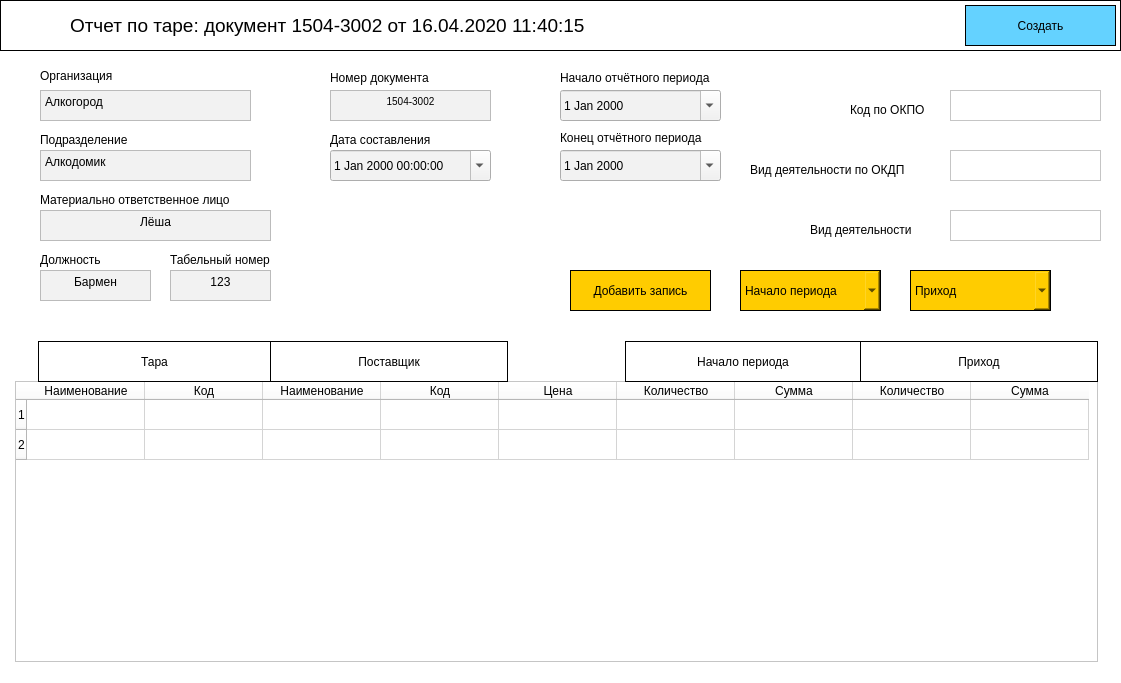
<?xml version="1.0" encoding="UTF-8"?>
<ui version="4.0">
 <class>MainWindow</class>
 <widget class="QMainWindow" name="MainWindow">
  <property name="geometry">
   <rect>
    <x>0</x>
    <y>0</y>
    <width>1121</width>
    <height>683</height>
   </rect>
  </property>
  <property name="sizePolicy">
   <sizepolicy hsizetype="Fixed" vsizetype="Fixed">
    <horstretch>0</horstretch>
    <verstretch>0</verstretch>
   </sizepolicy>
  </property>
  <property name="font">
   <font>
    <family>Arial</family>
    <pointsize>9</pointsize>
   </font>
  </property>
  <property name="windowTitle">
   <string>MainWindow</string>
  </property>
  <property name="styleSheet">
   <string notr="true">background: rgb(255, 255, 255)</string>
  </property>
  <widget class="QWidget" name="centralwidget">
   <widget class="QFrame" name="frame">
    <property name="geometry">
     <rect>
      <x>0</x>
      <y>0</y>
      <width>1121</width>
      <height>51</height>
     </rect>
    </property>
    <property name="font">
     <font>
      <family>Arial</family>
     </font>
    </property>
    <property name="styleSheet">
     <string notr="true">background-color: rgb(255, 255, 255);
border: 1px solid black;</string>
    </property>
    <property name="frameShape">
     <enum>QFrame::StyledPanel</enum>
    </property>
    <property name="frameShadow">
     <enum>QFrame::Raised</enum>
    </property>
    <widget class="QPushButton" name="CreateButton">
     <property name="geometry">
      <rect>
       <x>965</x>
       <y>5</y>
       <width>151</width>
       <height>41</height>
      </rect>
     </property>
     <property name="font">
      <font>
       <family>Arial</family>
       <pointsize>9</pointsize>
      </font>
     </property>
     <property name="autoFillBackground">
      <bool>false</bool>
     </property>
     <property name="styleSheet">
      <string notr="true">background-color: rgb(100, 210, 255);
border: 1px solid black;</string>
     </property>
     <property name="text">
      <string>Создать</string>
     </property>
    </widget>
    <widget class="QLabel" name="label">
     <property name="geometry">
      <rect>
       <x>70</x>
       <y>10</y>
       <width>751</width>
       <height>31</height>
      </rect>
     </property>
     <property name="font">
      <font>
       <family>Arial</family>
       <pointsize>14</pointsize>
      </font>
     </property>
     <property name="styleSheet">
      <string notr="true">border: none;</string>
     </property>
     <property name="text">
      <string>Отчет по таре: документ 1504-3002 от 16.04.2020 11:40:15</string>
     </property>
     <property name="textFormat">
      <enum>Qt::AutoText</enum>
     </property>
    </widget>
    <widget class="QFrame" name="icon_frame">
     <property name="geometry">
      <rect>
       <x>20</x>
       <y>10</y>
       <width>31</width>
       <height>31</height>
      </rect>
     </property>
     <property name="font">
      <font>
       <family>Arial</family>
      </font>
     </property>
     <property name="styleSheet">
      <string notr="true">background-image: url(:/images/hydro.png);
border: none;</string>
     </property>
     <property name="frameShape">
      <enum>QFrame::StyledPanel</enum>
     </property>
     <property name="frameShadow">
      <enum>QFrame::Raised</enum>
     </property>
    </widget>
   </widget>
   <widget class="QLabel" name="org_label">
    <property name="geometry">
     <rect>
      <x>40</x>
      <y>66</y>
      <width>211</width>
      <height>20</height>
     </rect>
    </property>
    <property name="font">
     <font>
      <family>Arial</family>
      <pointsize>9</pointsize>
     </font>
    </property>
    <property name="text">
     <string>Организация</string>
    </property>
   </widget>
   <widget class="QTextEdit" name="org_text">
    <property name="geometry">
     <rect>
      <x>40</x>
      <y>90</y>
      <width>211</width>
      <height>31</height>
     </rect>
    </property>
    <property name="font">
     <font>
      <family>Arial</family>
      <pointsize>9</pointsize>
     </font>
    </property>
    <property name="styleSheet">
     <string notr="true">background: rgb(242,242,242);</string>
    </property>
    <property name="html">
     <string>&lt;!DOCTYPE HTML PUBLIC &quot;-//W3C//DTD HTML 4.0//EN&quot; &quot;http://www.w3.org/TR/REC-html40/strict.dtd&quot;&gt;
&lt;html&gt;&lt;head&gt;&lt;meta name=&quot;qrichtext&quot; content=&quot;1&quot; /&gt;&lt;style type=&quot;text/css&quot;&gt;
p, li { white-space: pre-wrap; }
&lt;/style&gt;&lt;/head&gt;&lt;body style=&quot; font-family:'Arial'; font-size:9pt; font-weight:400; font-style:normal;&quot;&gt;
&lt;p style=&quot; margin-top:0px; margin-bottom:0px; margin-left:0px; margin-right:0px; -qt-block-indent:0; text-indent:0px;&quot;&gt;&lt;span style=&quot; font-family:'MS Shell Dlg 2';&quot;&gt;Алкогород&lt;/span&gt;&lt;/p&gt;&lt;/body&gt;&lt;/html&gt;</string>
    </property>
   </widget>
   <widget class="QTextEdit" name="podraz_text">
    <property name="geometry">
     <rect>
      <x>40</x>
      <y>150</y>
      <width>211</width>
      <height>31</height>
     </rect>
    </property>
    <property name="font">
     <font>
      <family>Arial</family>
      <pointsize>9</pointsize>
     </font>
    </property>
    <property name="styleSheet">
     <string notr="true">background: rgb(242,242,242);</string>
    </property>
    <property name="html">
     <string>&lt;!DOCTYPE HTML PUBLIC &quot;-//W3C//DTD HTML 4.0//EN&quot; &quot;http://www.w3.org/TR/REC-html40/strict.dtd&quot;&gt;
&lt;html&gt;&lt;head&gt;&lt;meta name=&quot;qrichtext&quot; content=&quot;1&quot; /&gt;&lt;style type=&quot;text/css&quot;&gt;
p, li { white-space: pre-wrap; }
&lt;/style&gt;&lt;/head&gt;&lt;body style=&quot; font-family:'Arial'; font-size:9pt; font-weight:400; font-style:normal;&quot;&gt;
&lt;p style=&quot; margin-top:0px; margin-bottom:0px; margin-left:0px; margin-right:0px; -qt-block-indent:0; text-indent:0px;&quot;&gt;&lt;span style=&quot; font-family:'MS Shell Dlg 2';&quot;&gt;Алкодомик&lt;/span&gt;&lt;/p&gt;&lt;/body&gt;&lt;/html&gt;</string>
    </property>
   </widget>
   <widget class="QLabel" name="podraz_label">
    <property name="geometry">
     <rect>
      <x>40</x>
      <y>130</y>
      <width>211</width>
      <height>20</height>
     </rect>
    </property>
    <property name="font">
     <font>
      <family>Arial</family>
      <pointsize>9</pointsize>
     </font>
    </property>
    <property name="text">
     <string>Подразделение</string>
    </property>
   </widget>
   <widget class="QLabel" name="data_create_label">
    <property name="geometry">
     <rect>
      <x>330</x>
      <y>130</y>
      <width>161</width>
      <height>20</height>
     </rect>
    </property>
    <property name="font">
     <font>
      <family>Arial</family>
      <pointsize>9</pointsize>
     </font>
    </property>
    <property name="text">
     <string>Дата составления</string>
    </property>
   </widget>
   <widget class="QTextEdit" name="textEdit">
    <property name="geometry">
     <rect>
      <x>330</x>
      <y>90</y>
      <width>161</width>
      <height>31</height>
     </rect>
    </property>
    <property name="font">
     <font>
      <family>Arial</family>
      <pointsize>9</pointsize>
     </font>
    </property>
    <property name="styleSheet">
     <string notr="true">background: rgb(242,242,242);</string>
    </property>
    <property name="html">
     <string>&lt;!DOCTYPE HTML PUBLIC &quot;-//W3C//DTD HTML 4.0//EN&quot; &quot;http://www.w3.org/TR/REC-html40/strict.dtd&quot;&gt;
&lt;html&gt;&lt;head&gt;&lt;meta name=&quot;qrichtext&quot; content=&quot;1&quot; /&gt;&lt;style type=&quot;text/css&quot;&gt;
p, li { white-space: pre-wrap; }
&lt;/style&gt;&lt;/head&gt;&lt;body style=&quot; font-family:'Arial'; font-size:9pt; font-weight:400; font-style:normal;&quot;&gt;
&lt;p align=&quot;center&quot; style=&quot; margin-top:0px; margin-bottom:0px; margin-left:0px; margin-right:0px; -qt-block-indent:0; text-indent:0px;&quot;&gt;&lt;span style=&quot; font-family:'MS Shell Dlg 2'; font-size:7.8pt;&quot;&gt;1504-3002&lt;/span&gt;&lt;/p&gt;&lt;/body&gt;&lt;/html&gt;</string>
    </property>
   </widget>
   <widget class="QLabel" name="label_2">
    <property name="geometry">
     <rect>
      <x>330</x>
      <y>70</y>
      <width>161</width>
      <height>16</height>
     </rect>
    </property>
    <property name="font">
     <font>
      <family>Arial</family>
      <pointsize>9</pointsize>
     </font>
    </property>
    <property name="text">
     <string>Номер документа</string>
    </property>
   </widget>
   <widget class="QDateTimeEdit" name="date_create">
    <property name="geometry">
     <rect>
      <x>330</x>
      <y>150</y>
      <width>161</width>
      <height>31</height>
     </rect>
    </property>
    <property name="font">
     <font>
      <family>Arial</family>
      <pointsize>9</pointsize>
     </font>
    </property>
    <property name="styleSheet">
     <string notr="true">background: rgb(242,242,242);</string>
    </property>
    <property name="calendarPopup">
     <bool>true</bool>
    </property>
   </widget>
   <widget class="QLabel" name="begin_label">
    <property name="geometry">
     <rect>
      <x>560</x>
      <y>70</y>
      <width>191</width>
      <height>16</height>
     </rect>
    </property>
    <property name="font">
     <font>
      <family>Arial</family>
      <pointsize>9</pointsize>
     </font>
    </property>
    <property name="text">
     <string>Начало отчётного периода</string>
    </property>
   </widget>
   <widget class="QLabel" name="end_label">
    <property name="geometry">
     <rect>
      <x>560</x>
      <y>130</y>
      <width>191</width>
      <height>16</height>
     </rect>
    </property>
    <property name="font">
     <font>
      <family>Arial</family>
      <pointsize>9</pointsize>
     </font>
    </property>
    <property name="text">
     <string>Конец отчётного периода</string>
    </property>
   </widget>
   <widget class="QDateEdit" name="date_end">
    <property name="geometry">
     <rect>
      <x>560</x>
      <y>150</y>
      <width>161</width>
      <height>31</height>
     </rect>
    </property>
    <property name="font">
     <font>
      <family>Arial</family>
      <pointsize>9</pointsize>
     </font>
    </property>
    <property name="styleSheet">
     <string notr="true">background: rgb(242,242,242);</string>
    </property>
    <property name="calendarPopup">
     <bool>true</bool>
    </property>
   </widget>
   <widget class="QDateEdit" name="date_begin">
    <property name="geometry">
     <rect>
      <x>560</x>
      <y>90</y>
      <width>161</width>
      <height>31</height>
     </rect>
    </property>
    <property name="font">
     <font>
      <family>Arial</family>
      <pointsize>9</pointsize>
     </font>
    </property>
    <property name="styleSheet">
     <string notr="true">background: rgb(242,242,242);</string>
    </property>
    <property name="calendarPopup">
     <bool>true</bool>
    </property>
   </widget>
   <widget class="QLabel" name="label_3">
    <property name="geometry">
     <rect>
      <x>850</x>
      <y>100</y>
      <width>91</width>
      <height>20</height>
     </rect>
    </property>
    <property name="font">
     <font>
      <family>Arial</family>
      <pointsize>9</pointsize>
     </font>
    </property>
    <property name="text">
     <string>Код по ОКПО</string>
    </property>
   </widget>
   <widget class="QTextEdit" name="code_text">
    <property name="geometry">
     <rect>
      <x>950</x>
      <y>90</y>
      <width>151</width>
      <height>31</height>
     </rect>
    </property>
    <property name="font">
     <font>
      <family>Arial</family>
      <pointsize>9</pointsize>
     </font>
    </property>
    <property name="styleSheet">
     <string notr="true"/>
    </property>
    <property name="html">
     <string>&lt;!DOCTYPE HTML PUBLIC &quot;-//W3C//DTD HTML 4.0//EN&quot; &quot;http://www.w3.org/TR/REC-html40/strict.dtd&quot;&gt;
&lt;html&gt;&lt;head&gt;&lt;meta name=&quot;qrichtext&quot; content=&quot;1&quot; /&gt;&lt;style type=&quot;text/css&quot;&gt;
p, li { white-space: pre-wrap; }
&lt;/style&gt;&lt;/head&gt;&lt;body style=&quot; font-family:'Arial'; font-size:9pt; font-weight:400; font-style:normal;&quot;&gt;
&lt;p style=&quot;-qt-paragraph-type:empty; margin-top:0px; margin-bottom:0px; margin-left:0px; margin-right:0px; -qt-block-indent:0; text-indent:0px; font-family:'MS Shell Dlg 2'; font-size:7.8pt;&quot;&gt;&lt;br /&gt;&lt;/p&gt;&lt;/body&gt;&lt;/html&gt;</string>
    </property>
   </widget>
   <widget class="QTextEdit" name="okdp_text">
    <property name="geometry">
     <rect>
      <x>950</x>
      <y>150</y>
      <width>151</width>
      <height>31</height>
     </rect>
    </property>
    <property name="font">
     <font>
      <family>Arial</family>
      <pointsize>9</pointsize>
     </font>
    </property>
   </widget>
   <widget class="QTextEdit" name="deya_text">
    <property name="geometry">
     <rect>
      <x>950</x>
      <y>210</y>
      <width>151</width>
      <height>31</height>
     </rect>
    </property>
    <property name="font">
     <font>
      <family>Arial</family>
      <pointsize>9</pointsize>
     </font>
    </property>
   </widget>
   <widget class="QLabel" name="label_4">
    <property name="geometry">
     <rect>
      <x>750</x>
      <y>160</y>
      <width>191</width>
      <height>20</height>
     </rect>
    </property>
    <property name="font">
     <font>
      <family>Arial</family>
      <pointsize>9</pointsize>
     </font>
    </property>
    <property name="text">
     <string>Вид деятельности по ОКДП</string>
    </property>
   </widget>
   <widget class="QLabel" name="label_5">
    <property name="geometry">
     <rect>
      <x>810</x>
      <y>220</y>
      <width>131</width>
      <height>20</height>
     </rect>
    </property>
    <property name="font">
     <font>
      <family>Arial</family>
      <pointsize>9</pointsize>
     </font>
    </property>
    <property name="text">
     <string>Вид деятельности</string>
    </property>
   </widget>
   <widget class="QPushButton" name="CreateRow">
    <property name="geometry">
     <rect>
      <x>570</x>
      <y>270</y>
      <width>141</width>
      <height>41</height>
     </rect>
    </property>
    <property name="font">
     <font>
      <family>Arial</family>
      <pointsize>9</pointsize>
     </font>
    </property>
    <property name="layoutDirection">
     <enum>Qt::LeftToRight</enum>
    </property>
    <property name="autoFillBackground">
     <bool>false</bool>
    </property>
    <property name="styleSheet">
     <string notr="true">background-color: rgb(255, 204, 0);
border: 1px solid black;</string>
    </property>
    <property name="text">
     <string>Добавить запись</string>
    </property>
   </widget>
   <widget class="QComboBox" name="comboBox">
    <property name="geometry">
     <rect>
      <x>740</x>
      <y>270</y>
      <width>141</width>
      <height>41</height>
     </rect>
    </property>
    <property name="font">
     <font>
      <family>Arial</family>
      <pointsize>9</pointsize>
     </font>
    </property>
    <property name="styleSheet">
     <string notr="true">background-color: rgb(255, 204, 0);
border: 1px solid black;</string>
    </property>
    <property name="currentText">
     <string>Начало периода</string>
    </property>
    <property name="sizeAdjustPolicy">
     <enum>QComboBox::AdjustToContentsOnFirstShow</enum>
    </property>
    <property name="duplicatesEnabled">
     <bool>false</bool>
    </property>
    <property name="frame">
     <bool>true</bool>
    </property>
    <item>
     <property name="text">
      <string>Начало периода</string>
     </property>
    </item>
    <item>
     <property name="text">
      <string>Конец периода</string>
     </property>
    </item>
   </widget>
   <widget class="QComboBox" name="comboBox_2">
    <property name="geometry">
     <rect>
      <x>910</x>
      <y>270</y>
      <width>141</width>
      <height>41</height>
     </rect>
    </property>
    <property name="font">
     <font>
      <family>Arial</family>
      <pointsize>9</pointsize>
     </font>
    </property>
    <property name="contextMenuPolicy">
     <enum>Qt::NoContextMenu</enum>
    </property>
    <property name="styleSheet">
     <string notr="true">background-color: rgb(255, 204, 0);
border: 1px solid black;</string>
    </property>
    <property name="currentText">
     <string>Приход</string>
    </property>
    <property name="duplicatesEnabled">
     <bool>false</bool>
    </property>
    <property name="frame">
     <bool>true</bool>
    </property>
    <item>
     <property name="text">
      <string>Приход</string>
     </property>
    </item>
    <item>
     <property name="text">
      <string>Расход</string>
     </property>
    </item>
   </widget>
   <widget class="QTableWidget" name="tableWidget">
    <property name="geometry">
     <rect>
      <x>15</x>
      <y>381</y>
      <width>1083</width>
      <height>281</height>
     </rect>
    </property>
    <property name="font">
     <font>
      <family>Arial</family>
     </font>
    </property>
    <property name="styleSheet">
     <string notr="true"/>
    </property>
    <property name="sortingEnabled">
     <bool>false</bool>
    </property>
    <attribute name="horizontalHeaderVisible">
     <bool>true</bool>
    </attribute>
    <attribute name="horizontalHeaderCascadingSectionResizes">
     <bool>false</bool>
    </attribute>
    <attribute name="horizontalHeaderMinimumSectionSize">
     <number>40</number>
    </attribute>
    <attribute name="horizontalHeaderDefaultSectionSize">
     <number>118</number>
    </attribute>
    <attribute name="horizontalHeaderHighlightSections">
     <bool>false</bool>
    </attribute>
    <attribute name="verticalHeaderVisible">
     <bool>true</bool>
    </attribute>
    <attribute name="verticalHeaderCascadingSectionResizes">
     <bool>false</bool>
    </attribute>
    <attribute name="verticalHeaderDefaultSectionSize">
     <number>30</number>
    </attribute>
    <row>
     <property name="text">
      <string>1</string>
     </property>
    </row>
    <row>
     <property name="text">
      <string>2</string>
     </property>
    </row>
    <column>
     <property name="text">
      <string>Наименование</string>
     </property>
    </column>
    <column>
     <property name="text">
      <string>Код</string>
     </property>
    </column>
    <column>
     <property name="text">
      <string>Наименование</string>
     </property>
    </column>
    <column>
     <property name="text">
      <string>Код</string>
     </property>
    </column>
    <column>
     <property name="text">
      <string>Цена</string>
     </property>
    </column>
    <column>
     <property name="text">
      <string>Количество</string>
     </property>
    </column>
    <column>
     <property name="text">
      <string>Сумма</string>
     </property>
    </column>
    <column>
     <property name="text">
      <string>Количество</string>
     </property>
    </column>
    <column>
     <property name="text">
      <string>Сумма</string>
     </property>
    </column>
   </widget>
   <widget class="QLabel" name="label_6">
    <property name="geometry">
     <rect>
      <x>38</x>
      <y>341</y>
      <width>233</width>
      <height>41</height>
     </rect>
    </property>
    <property name="font">
     <font>
      <family>Arial</family>
      <pointsize>9</pointsize>
     </font>
    </property>
    <property name="styleSheet">
     <string notr="true">border: 1px solid black;
</string>
    </property>
    <property name="text">
     <string>Тара</string>
    </property>
    <property name="alignment">
     <set>Qt::AlignCenter</set>
    </property>
   </widget>
   <widget class="QLabel" name="label_7">
    <property name="geometry">
     <rect>
      <x>270</x>
      <y>341</y>
      <width>238</width>
      <height>41</height>
     </rect>
    </property>
    <property name="font">
     <font>
      <family>Arial</family>
      <pointsize>9</pointsize>
     </font>
    </property>
    <property name="layoutDirection">
     <enum>Qt::LeftToRight</enum>
    </property>
    <property name="styleSheet">
     <string notr="true">border: 1px solid black;
</string>
    </property>
    <property name="text">
     <string>Поставщик</string>
    </property>
    <property name="textFormat">
     <enum>Qt::AutoText</enum>
    </property>
    <property name="alignment">
     <set>Qt::AlignCenter</set>
    </property>
   </widget>
   <widget class="QLabel" name="label_of_period">
    <property name="geometry">
     <rect>
      <x>625</x>
      <y>341</y>
      <width>236</width>
      <height>41</height>
     </rect>
    </property>
    <property name="font">
     <font>
      <family>Arial</family>
      <pointsize>9</pointsize>
     </font>
    </property>
    <property name="styleSheet">
     <string notr="true">border: 1px solid black;
</string>
    </property>
    <property name="text">
     <string>Начало периода</string>
    </property>
    <property name="alignment">
     <set>Qt::AlignCenter</set>
    </property>
   </widget>
   <widget class="QLabel" name="label_of_period_2">
    <property name="geometry">
     <rect>
      <x>860</x>
      <y>341</y>
      <width>238</width>
      <height>41</height>
     </rect>
    </property>
    <property name="font">
     <font>
      <family>Arial</family>
      <pointsize>9</pointsize>
     </font>
    </property>
    <property name="styleSheet">
     <string notr="true">border: 1px solid black;
</string>
    </property>
    <property name="text">
     <string>Приход</string>
    </property>
    <property name="alignment">
     <set>Qt::AlignCenter</set>
    </property>
   </widget>
   <widget class="QTextEdit" name="who_text">
    <property name="geometry">
     <rect>
      <x>40</x>
      <y>210</y>
      <width>231</width>
      <height>31</height>
     </rect>
    </property>
    <property name="font">
     <font>
      <family>Arial</family>
      <pointsize>9</pointsize>
     </font>
    </property>
    <property name="styleSheet">
     <string notr="true">background: rgb(242,242,242);</string>
    </property>
    <property name="html">
     <string>&lt;!DOCTYPE HTML PUBLIC &quot;-//W3C//DTD HTML 4.0//EN&quot; &quot;http://www.w3.org/TR/REC-html40/strict.dtd&quot;&gt;
&lt;html&gt;&lt;head&gt;&lt;meta name=&quot;qrichtext&quot; content=&quot;1&quot; /&gt;&lt;style type=&quot;text/css&quot;&gt;
p, li { white-space: pre-wrap; }
&lt;/style&gt;&lt;/head&gt;&lt;body style=&quot; font-family:'Arial'; font-size:9pt; font-weight:400; font-style:normal;&quot;&gt;
&lt;p align=&quot;center&quot; style=&quot; margin-top:0px; margin-bottom:0px; margin-left:0px; margin-right:0px; -qt-block-indent:0; text-indent:0px;&quot;&gt;&lt;span style=&quot; font-family:'MS Shell Dlg 2';&quot;&gt;Лёша&lt;/span&gt;&lt;/p&gt;&lt;/body&gt;&lt;/html&gt;</string>
    </property>
   </widget>
   <widget class="QTextEdit" name="work_text">
    <property name="geometry">
     <rect>
      <x>40</x>
      <y>270</y>
      <width>111</width>
      <height>31</height>
     </rect>
    </property>
    <property name="font">
     <font>
      <family>Arial</family>
      <pointsize>9</pointsize>
     </font>
    </property>
    <property name="styleSheet">
     <string notr="true">background: rgb(242,242,242);</string>
    </property>
    <property name="html">
     <string>&lt;!DOCTYPE HTML PUBLIC &quot;-//W3C//DTD HTML 4.0//EN&quot; &quot;http://www.w3.org/TR/REC-html40/strict.dtd&quot;&gt;
&lt;html&gt;&lt;head&gt;&lt;meta name=&quot;qrichtext&quot; content=&quot;1&quot; /&gt;&lt;style type=&quot;text/css&quot;&gt;
p, li { white-space: pre-wrap; }
&lt;/style&gt;&lt;/head&gt;&lt;body style=&quot; font-family:'Arial'; font-size:9pt; font-weight:400; font-style:normal;&quot;&gt;
&lt;p align=&quot;center&quot; style=&quot; margin-top:0px; margin-bottom:0px; margin-left:0px; margin-right:0px; -qt-block-indent:0; text-indent:0px;&quot;&gt;Бармен&lt;/p&gt;&lt;/body&gt;&lt;/html&gt;</string>
    </property>
   </widget>
   <widget class="QTextEdit" name="tabel_text">
    <property name="geometry">
     <rect>
      <x>170</x>
      <y>270</y>
      <width>101</width>
      <height>31</height>
     </rect>
    </property>
    <property name="font">
     <font>
      <family>Arial</family>
      <pointsize>9</pointsize>
     </font>
    </property>
    <property name="styleSheet">
     <string notr="true">background: rgb(242,242,242);</string>
    </property>
    <property name="html">
     <string>&lt;!DOCTYPE HTML PUBLIC &quot;-//W3C//DTD HTML 4.0//EN&quot; &quot;http://www.w3.org/TR/REC-html40/strict.dtd&quot;&gt;
&lt;html&gt;&lt;head&gt;&lt;meta name=&quot;qrichtext&quot; content=&quot;1&quot; /&gt;&lt;style type=&quot;text/css&quot;&gt;
p, li { white-space: pre-wrap; }
&lt;/style&gt;&lt;/head&gt;&lt;body style=&quot; font-family:'Arial'; font-size:9pt; font-weight:400; font-style:normal;&quot;&gt;
&lt;p align=&quot;center&quot; style=&quot; margin-top:0px; margin-bottom:0px; margin-left:0px; margin-right:0px; -qt-block-indent:0; text-indent:0px;&quot;&gt;&lt;span style=&quot; font-family:'MS Shell Dlg 2';&quot;&gt;123&lt;/span&gt;&lt;/p&gt;&lt;/body&gt;&lt;/html&gt;</string>
    </property>
   </widget>
   <widget class="QLabel" name="org_label_2">
    <property name="geometry">
     <rect>
      <x>40</x>
      <y>190</y>
      <width>241</width>
      <height>20</height>
     </rect>
    </property>
    <property name="font">
     <font>
      <family>Arial</family>
      <pointsize>9</pointsize>
     </font>
    </property>
    <property name="text">
     <string>Материально ответственное лицо</string>
    </property>
   </widget>
   <widget class="QLabel" name="org_label_3">
    <property name="geometry">
     <rect>
      <x>40</x>
      <y>250</y>
      <width>111</width>
      <height>20</height>
     </rect>
    </property>
    <property name="font">
     <font>
      <family>Arial</family>
      <pointsize>9</pointsize>
     </font>
    </property>
    <property name="text">
     <string>Должность</string>
    </property>
   </widget>
   <widget class="QLabel" name="org_label_4">
    <property name="geometry">
     <rect>
      <x>170</x>
      <y>250</y>
      <width>211</width>
      <height>20</height>
     </rect>
    </property>
    <property name="font">
     <font>
      <family>Arial</family>
      <pointsize>9</pointsize>
     </font>
    </property>
    <property name="text">
     <string>Табельный номер</string>
    </property>
   </widget>
  </widget>
 </widget>
 <resources/>
 <connections/>
</ui>
